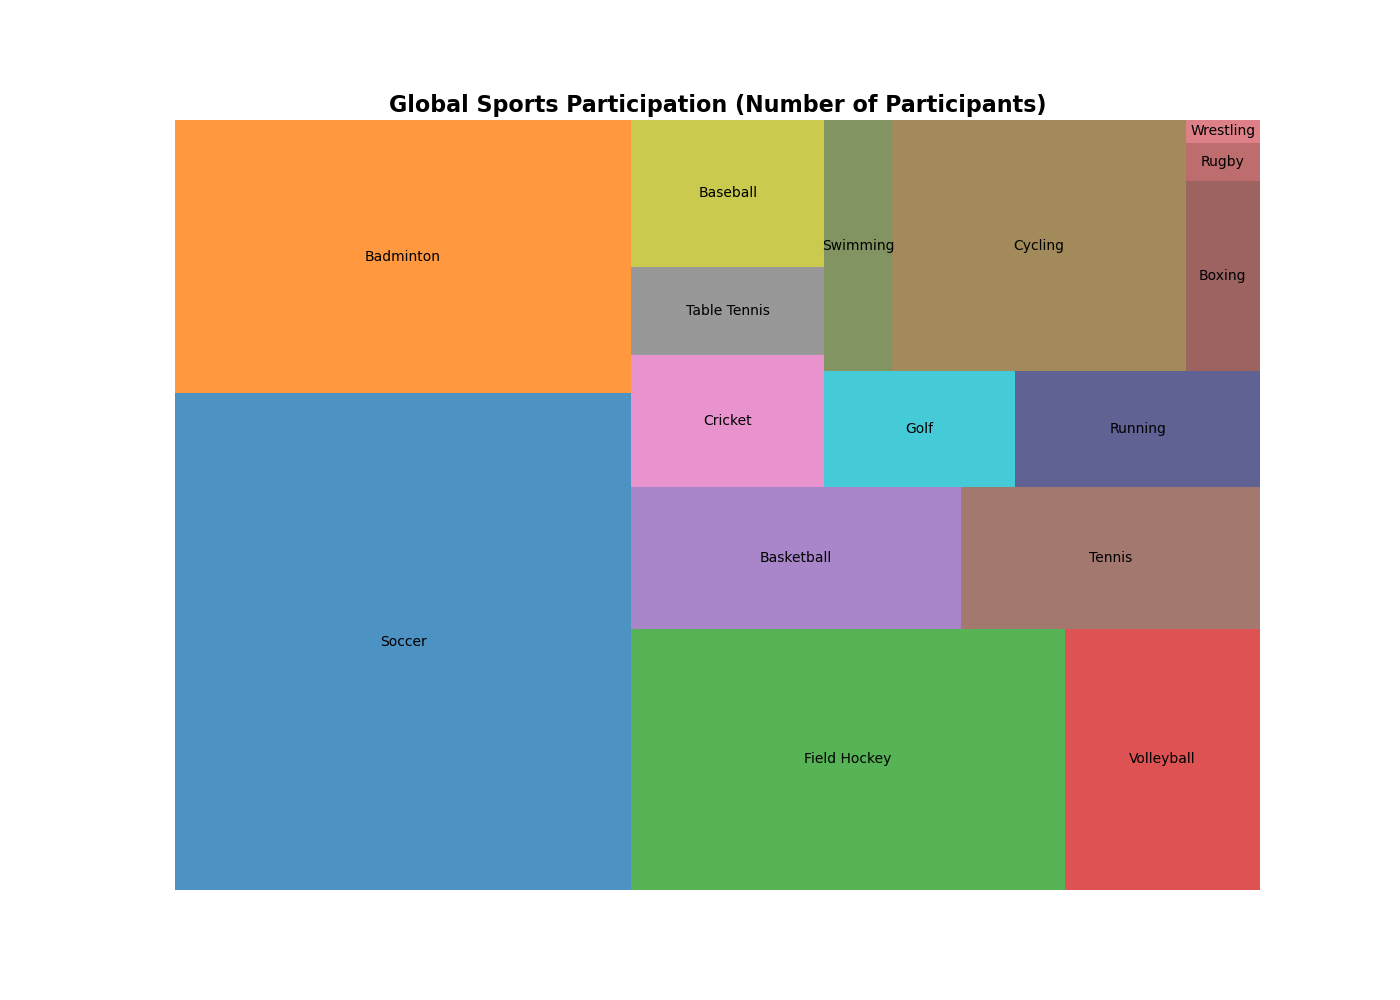

Write Python code to recreate this figure.

import matplotlib.pyplot as plt
import squarify

# Dataset
sports = ['Soccer', 'Badminton', 'Field Hockey', 'Volleyball', 'Basketball', 'Tennis', 'Cricket', 'Table Tennis', 'Baseball', 'Golf', 'Running', 'Swimming', 'Cycling', 'Boxing', 'Rugby', 'Wrestling']
participation = [4000000000, 2200000000, 2000000000, 900000000, 825000000, 750000000, 450000000, 300000000, 500000000, 390000000, 500000000, 300000000, 1300000000, 250000000, 50000000, 30000000]

# Color Scheme
colors = ['#1f77b4', '#ff7f0e', '#2ca02c', '#d62728', '#9467bd', '#8c564b', '#e377c2', '#7f7f7f', '#bcbd22', '#17becf', '#393b79', '#637939', '#8c6d31', '#843c39', '#ad494a', '#d6616b']

plt.figure(figsize=(14, 10))

# Creating the treemap
squarify.plot(sizes=participation, label=sports, color=colors, alpha=0.8)

# Adding a title
plt.title('Global Sports Participation (Number of Participants)', fontsize=16, weight='bold')

# Removing the axes
plt.axis('off')

# Display the plot
plt.show()
